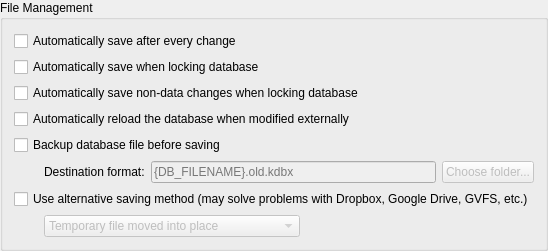
            <widget class="QGroupBox" name="saveGroup">
             <property name="title">
              <string>File Management</string>
             </property>
             <layout class="QVBoxLayout" name="verticalLayout_5">
              <item>
               <widget class="QCheckBox" name="autoSaveAfterEveryChangeCheckBox">
                <property name="text">
                 <string>Automatically save after every change</string>
                </property>
               </widget>
              </item>
              <item>
               <widget class="QCheckBox" name="autoSaveOnExitCheckBox">
                <property name="text">
                 <string>Automatically save when locking database</string>
                </property>
               </widget>
              </item>
              <item>
               <widget class="QCheckBox" name="autoSaveNonDataChangesCheckBox">
                <property name="text">
                 <string>Automatically save non-data changes when locking database</string>
                </property>
               </widget>
              </item>
              <item>
               <widget class="QCheckBox" name="autoReloadOnChangeCheckBox">
                <property name="text">
                 <string>Automatically reload the database when modified externally</string>
                </property>
               </widget>
              </item>
              <item>
               <widget class="QCheckBox" name="backupBeforeSaveCheckBox">
                <property name="text">
                 <string>Backup database file before saving</string>
                </property>
               </widget>
              </item>
              <item>
               <layout class="QHBoxLayout" name="horizontalLayout_4">
                <property name="spacing">
                 <number>0</number>
                </property>
                <item>
                 <spacer name="horizontalSpacer_11">
                  <property name="orientation">
                   <enum>Qt::Horizontal</enum>
                  </property>
                  <property name="sizeType">
                   <enum>QSizePolicy::Fixed</enum>
                  </property>
                  <property name="sizeHint" stdset="0">
                   <size>
                    <width>30</width>
                    <height>20</height>
                   </size>
                  </property>
                 </spacer>
                </item>
                <item>
                 <widget class="QLabel" name="label">
                  <property name="sizePolicy">
                   <sizepolicy hsizetype="Minimum" vsizetype="Preferred">
                    <horstretch>0</horstretch>
                    <verstretch>0</verstretch>
                   </sizepolicy>
                  </property>
                  <property name="text">
                   <string>Destination format:</string>
                  </property>
                  <property name="buddy">
                   <cstring>backupFilePath</cstring>
                  </property>
                 </widget>
                </item>
                <item>
                 <spacer name="horizontalSpacer_13">
                  <property name="orientation">
                   <enum>Qt::Horizontal</enum>
                  </property>
                  <property name="sizeType">
                   <enum>QSizePolicy::Fixed</enum>
                  </property>
                  <property name="sizeHint" stdset="0">
                   <size>
                    <width>6</width>
                    <height>20</height>
                   </size>
                  </property>
                 </spacer>
                </item>
                <item>
                 <widget class="QLineEdit" name="backupFilePath">
                  <property name="enabled">
                   <bool>false</bool>
                  </property>
                  <property name="toolTip">
                   <string>&lt;html&gt;&lt;head/&gt;&lt;body&gt;&lt;p&gt;&lt;span style=&quot; font-weight:600;&quot;&gt;{DB_FILENAME}&lt;/span&gt; is replaced with the filename of the saved database without extension&lt;/p&gt;&lt;p&gt;&lt;span style=&quot; font-weight:600;&quot;&gt;{TIME:&amp;lt;format&amp;gt;}&lt;/span&gt; is replaced with the specified time format (default: dd_MM_yyyy_hh-mm-ss)&lt;/p&gt;&lt;p&gt;See the User Guide for more details&lt;/p&gt;&lt;/body&gt;&lt;/html&gt;</string>
                  </property>
                  <property name="placeholderText">
                   <string>{DB_FILENAME}.old.kdbx</string>
                  </property>
                 </widget>
                </item>
                <item>
                 <spacer name="horizontalSpacer_12">
                  <property name="orientation">
                   <enum>Qt::Horizontal</enum>
                  </property>
                  <property name="sizeType">
                   <enum>QSizePolicy::Fixed</enum>
                  </property>
                  <property name="sizeHint" stdset="0">
                   <size>
                    <width>6</width>
                    <height>20</height>
                   </size>
                  </property>
                 </spacer>
                </item>
                <item>
                 <widget class="QPushButton" name="backupFilePathPicker">
                  <property name="enabled">
                   <bool>false</bool>
                  </property>
                  <property name="text">
                   <string>Choose folder...</string>
                  </property>
                 </widget>
                </item>
               </layout>
              </item>
              <item>
               <widget class="QCheckBox" name="useAlternativeSaveCheckBox">
                <property name="text">
                 <string>Use alternative saving method (may solve problems with Dropbox, Google Drive, GVFS, etc.)</string>
                </property>
               </widget>
              </item>
              <item>
               <layout class="QHBoxLayout" name="horizontalLayout_3">
                <property name="spacing">
                 <number>0</number>
                </property>
                <item>
                 <spacer name="horizontalSpacer_8">
                  <property name="orientation">
                   <enum>Qt::Horizontal</enum>
                  </property>
                  <property name="sizeType">
                   <enum>QSizePolicy::Fixed</enum>
                  </property>
                  <property name="sizeHint" stdset="0">
                   <size>
                    <width>30</width>
                    <height>20</height>
                   </size>
                  </property>
                 </spacer>
                </item>
                <item>
                 <widget class="QComboBox" name="alternativeSaveComboBox">
                  <property name="enabled">
                   <bool>false</bool>
                  </property>
                  <property name="focusPolicy">
                   <enum>Qt::FocusPolicy::StrongFocus</enum>
                  </property>
                  <property name="sizeAdjustPolicy">
                   <enum>QComboBox::AdjustToContents</enum>
                  </property>
                  <item>
                   <property name="text">
                    <string>Temporary file moved into place</string>
                   </property>
                  </item>
                  <item>
                   <property name="text">
                    <string>Directly write to database file (dangerous)</string>
                   </property>
                  </item>
                 </widget>
                </item>
                <item>
                 <spacer name="horizontalSpacer_7">
                  <property name="orientation">
                   <enum>Qt::Horizontal</enum>
                  </property>
                  <property name="sizeHint" stdset="0">
                   <size>
                    <width>40</width>
                    <height>20</height>
                   </size>
                  </property>
                 </spacer>
                </item>
               </layout>
              </item>
             </layout>
            </widget>
